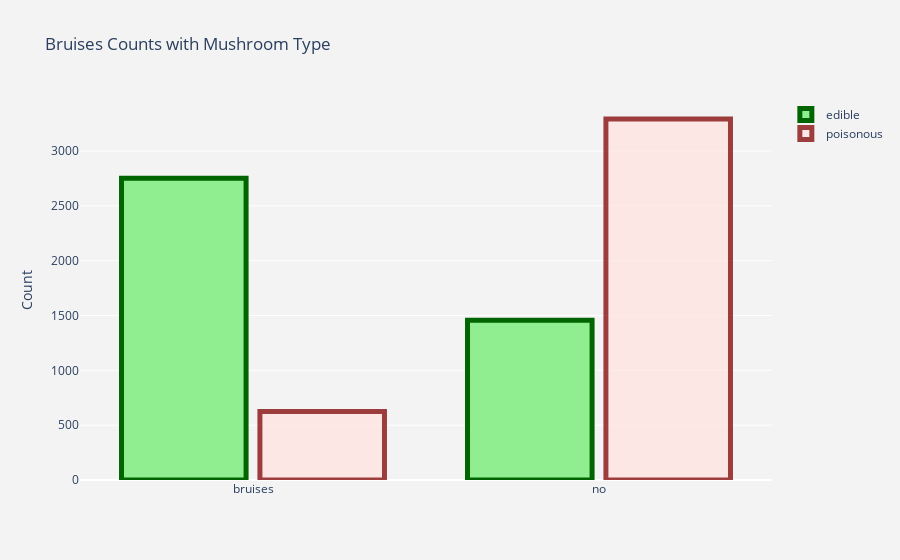

The code cell stored with this chart in its notebook:
### Code cell
data4=[

    go.Histogram(
        histfunc="count",
        x=edible["bruises"],
        name="edible",
        marker=dict(color="lightgreen",line=dict(color="darkgreen",width=5))

    ),

    go.Histogram(
    histfunc = "count",
    x = poisonous["bruises"],
    name = "poisonous",
    marker=dict(color="mistyrose",line=dict(color='maroon', width=5)),
    opacity=0.75
  )
]

layout = go.Layout(
    title='Bruises Counts with Mushroom Type',
    xaxis=dict(
        title=''
    ),
    yaxis=dict(
        title='Count'
    ),
    bargap=0.2,
    bargroupgap=0.1, paper_bgcolor='rgb(243, 243, 243)',
    plot_bgcolor="rgb(243, 243, 243)")
fig = go.Figure(data=data4, layout=layout)
iplot(fig)

### Figure 1 — Plotly figure (JSON) as saved in the notebook; plotly's stock layout.template omitted (floating-point values rounded to 4 significant figures; data arrays with more than 128 entries replaced by an {"elided": "..."} marker saying what was removed)
{"data": [{"histfunc": "count", "marker": {"color": "lightgreen", "line": {"color": "darkgreen", "width": 5}}, "name": "edible", "x": {"elided": "4208 str values"}, "type": "histogram"}, {"histfunc": "count", "marker": {"color": "mistyrose", "line": {"color": "maroon", "width": 5}}, "name": "poisonous", "opacity": 0.75, "x": {"elided": "3916 str values"}, "type": "histogram"}], "layout": {"bargap": 0.2, "bargroupgap": 0.1, "paper_bgcolor": "rgb(243, 243, 243)", "plot_bgcolor": "rgb(243, 243, 243)", "title": {"text": "Bruises Counts with Mushroom Type"}, "xaxis": {"title": {"text": ""}}, "yaxis": {"title": {"text": "Count"}}}}
